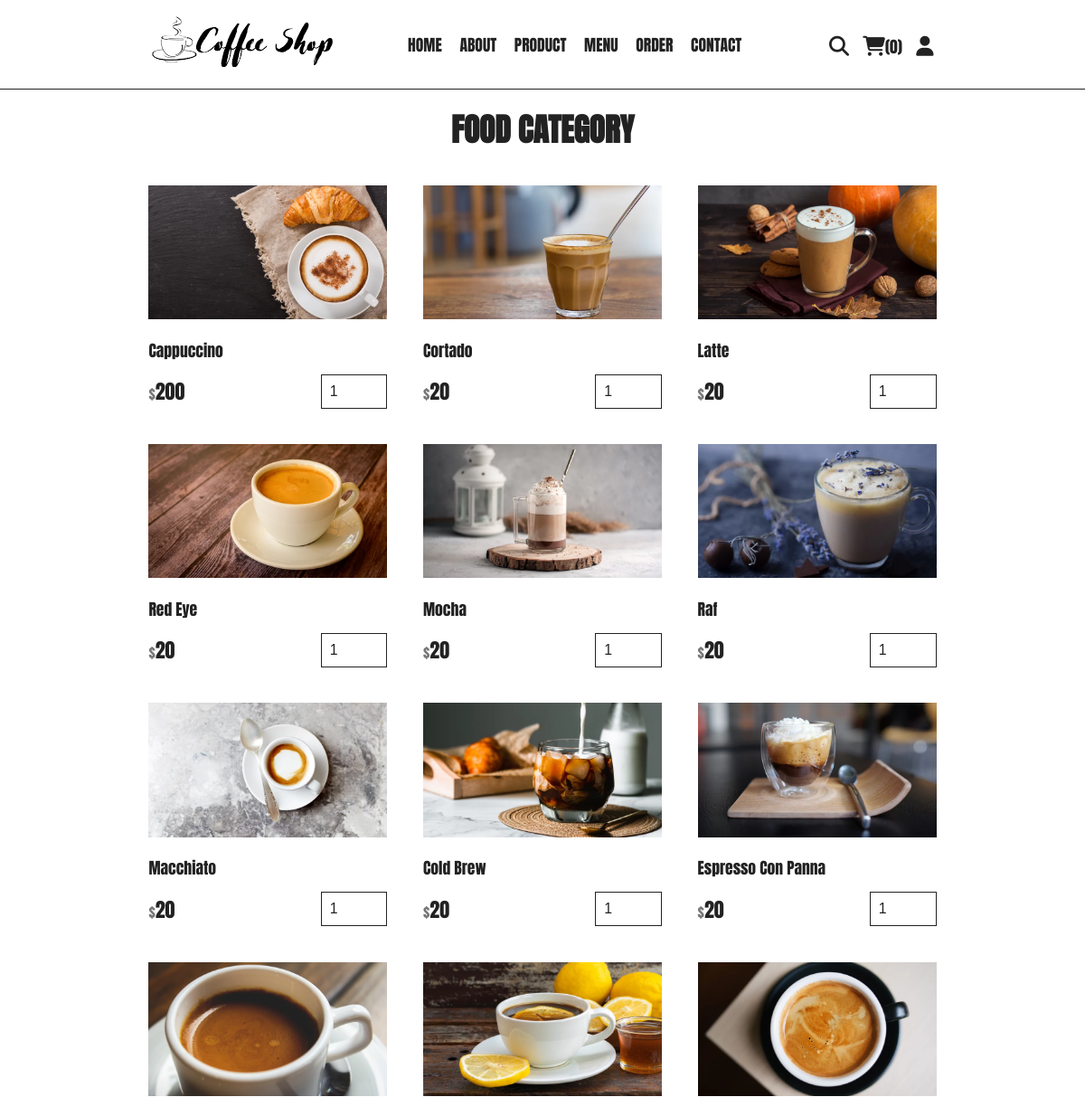
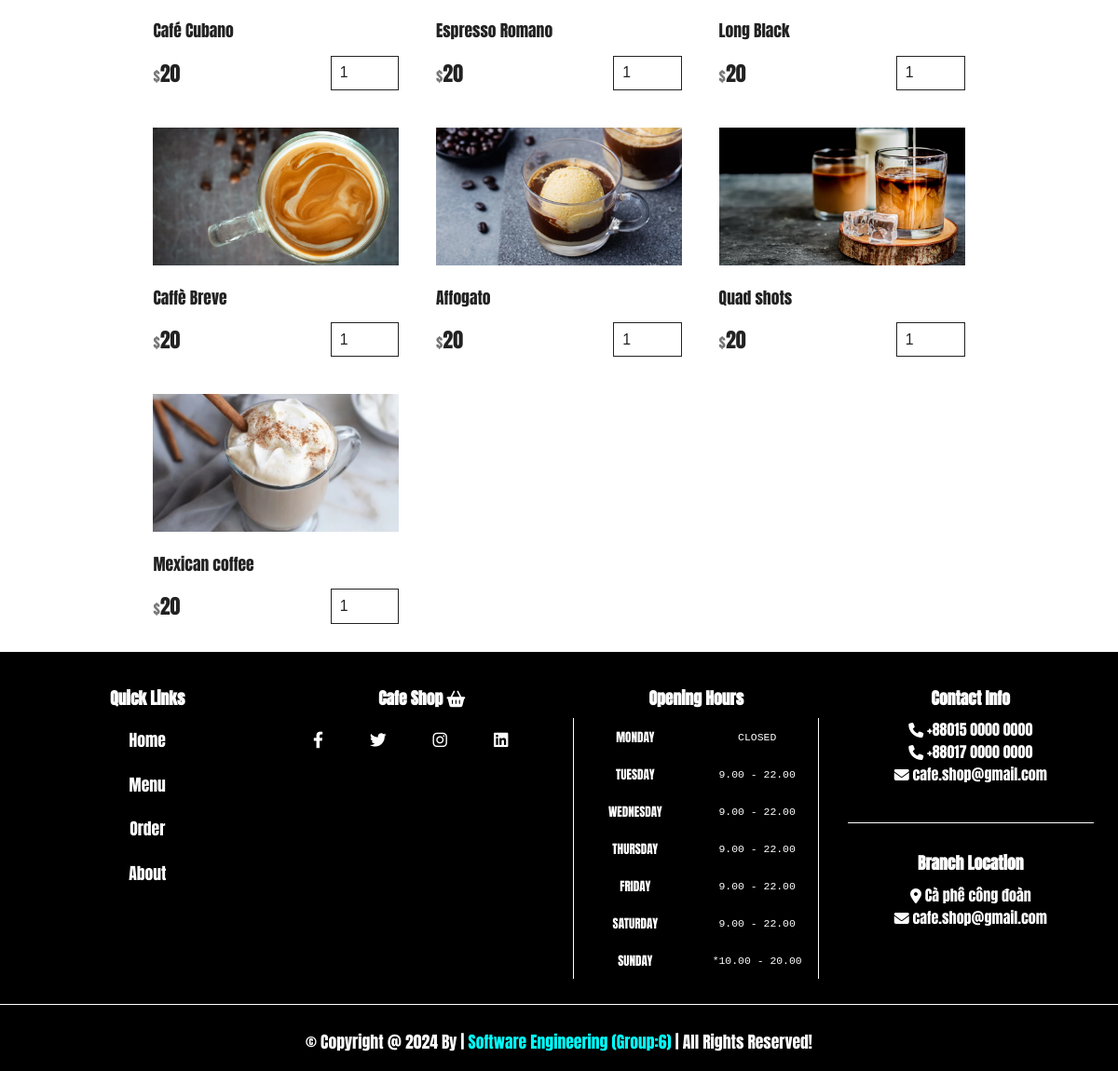
The app's page /category.php?category=Coffee with its own data (2 pictures, top to bottom).
### tables this page shows
CREATE TABLE `products` (
  `id` int(100) NOT NULL,
  `name` varchar(100) NOT NULL,
  `category` varchar(100) NOT NULL,
  `price` int(10) NOT NULL,
  `image` varchar(100) NOT NULL,
  `popularity` int(8) DEFAULT NULL,
  `disprice` int(10) DEFAULT NULL,
  `desc` varchar(1500) DEFAULT NULL
);

### category.php (the view, shortened to what this page needs)
<?php
include 'components/connect.php';
?>
<!DOCTYPE html>
<html lang="en">
<head>
   <link rel="stylesheet" href="https://cdnjs.cloudflare.com/ajax/libs/font-awesome/6.1.1/css/all.min.css">
   <link rel="stylesheet" href="css/style.css">
</head>
<body>
<?php include 'components/user_header.php'; ?>
<section class="products">
   <h1 class="title">food category</h1>
   <div class="box-container">
      <?php
         $category = $_GET['category'];
         $select_products = $conn->prepare("SELECT * FROM `products` WHERE category = ?");
         $select_products->execute([$category]);
         if($select_products->rowCount() > 0){
            while($fetch_products = $select_products->fetch(PDO::FETCH_ASSOC)){
      ?>
      <form action="" method="post" class="box">
         <img src="uploaded_img/<?= $fetch_products['image']; ?>" alt="">
         <div class="name"><?= $fetch_products['name']; ?></div>
         <div class="flex">
            <div class="price"><span>$</span><?= $fetch_products['price']; ?></div>
            <input type="number" name="qty" class="qty" min="1" max="99" value="1" maxlength="2">
         </div>
      </form>
      <?php
            }
         }else{
            echo '<p class="empty">no products added yet!</p>';
         }
      ?>
   </div>
</section>
<?php include 'components/footer.php'; ?>
</body>
</html>

### css/style.css (style rules this page uses)
:root { --yellow: black; --red: #e74c3c; --white: #fff; --black: #222; --light-color: #777; --border: .2rem solid var(--black); }
* { margin: 0; padding: 0; box-sizing: border-box; outline: none; border: none; text-decoration: none; }
html { font-size: 62.5%; overflow-x: hidden; scroll-behavior: smooth; stop-opacity: 7rem; font-family: 'Anton', sans-serif; }
section { margin: 0 auto; max-width: 1200px; padding: 2rem; }
.title { text-align: center; margin-bottom: 2.5rem; font-size: 4rem; color: var(--black); text-transform: uppercase; text-underline-offset: 1rem; }
.products .box-container { display: grid; grid-template-columns: repeat(4, 33rem); justify-content: center; align-items: flex-start; gap: 1.5rem; }
.products .box-container .box { box-shadow: var(--box-shadow); padding: 1.5rem; position: relative; overflow: hidden; }
.products .box-container .box img { width: 100%; object-fit: contain; margin-bottom: 1rem; }
.products .box-container .box .name { font-size: 2rem; color: var(--black); margin: 1rem 0; }
.products .box-container .box .flex { display: flex; align-items: center; gap: 1rem; margin-top: 1.5rem; }
.products .box-container .box .flex .price { margin-right: auto; font-size: 2.5rem; color: var(--black); }
.products .box-container .box .flex .price span { color: var(--light-color); font-size: 1.8rem; }
.products .box-container .box .flex .qty { padding: 1rem; border: var(--border); font-size: 1.8rem; color: var(--black); }
@media (max-width:1284px) { html { font-size: 55%; } }
@media (max-width:1284px) { .products .box-container { grid-template-columns: repeat(3, 33rem); } }

### records on screen
products: image (picture), name "Cappuccino", price "200"
products: image (picture), name "Cortado", price "20"
products: image (picture), name "Latte", price "20"
products: image (picture), name "Red Eye", price "20"
products: image (picture), name "Mocha", price "20"
products: image (picture), name "Raf", price "20"
products: image (picture), name "Macchiato", price "20"
products: image (picture), name "Cold Brew", price "20"
products: image (picture), name "Espresso Con Panna", price "20"
products: image (picture), name "Café Cubano", price "20"
products: image (picture), name "Espresso Romano", price "20"
products: image (picture), name "Long Black", price "20"
products: image (picture), name "Caffè Breve", price "20"
products: image (picture), name "Affogato", price "20"
products: image (picture), name "Quad shots", price "20"
products: image (picture), name "Mexican coffee", price "20"

### other values on screen
$total_cart_items "0"
